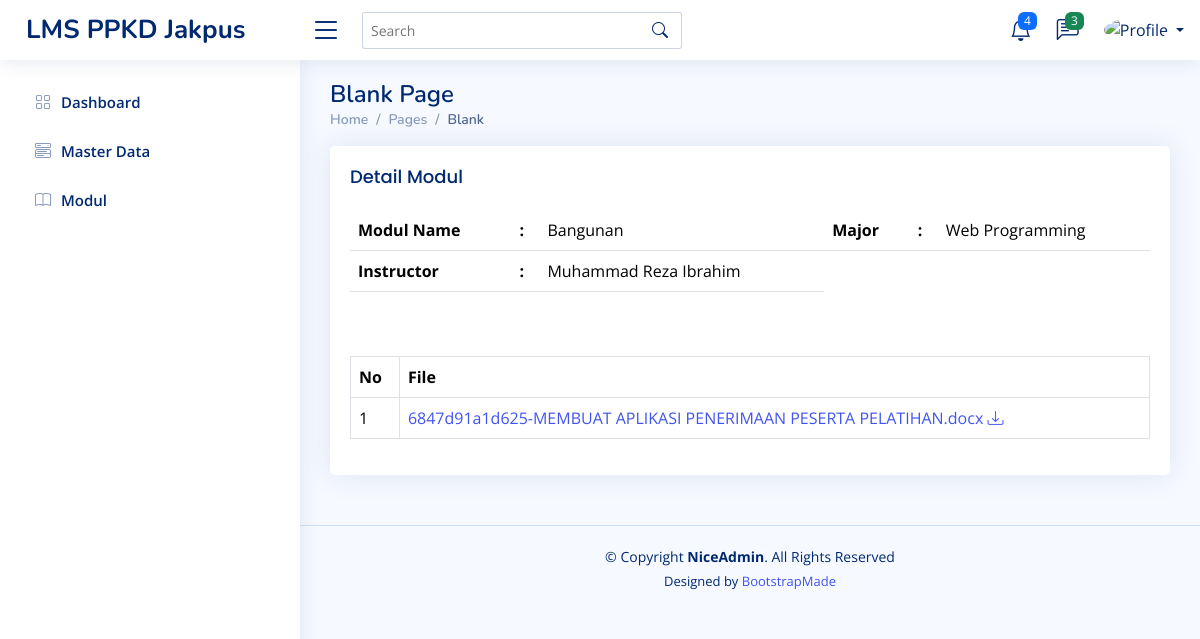
/home.php?page=tambah-modul&detail=6, run on the app's committed database.
### tables this page shows
CREATE TABLE `menus` (
  `id` int(11) NOT NULL,
  `parent_id` int(5) DEFAULT NULL,
  `name` varchar(50) NOT NULL,
  `icon` varchar(50) NOT NULL,
  `url` varchar(50) DEFAULT NULL,
  `urutan` int(5) DEFAULT NULL,
  `created_at` timestamp NOT NULL DEFAULT current_timestamp(),
  `updated_at` timestamp NULL DEFAULT NULL ON UPDATE current_timestamp()
);

CREATE TABLE `moduls` (
  `id` int(11) NOT NULL,
  `id_major` int(11) NOT NULL,
  `id_instructor` int(11) NOT NULL,
  `name` varchar(100) NOT NULL,
  `created_at` timestamp NOT NULL DEFAULT current_timestamp(),
  `updated_at` timestamp NULL DEFAULT NULL ON UPDATE current_timestamp()
);

CREATE TABLE `majors` (
  `id` int(11) NOT NULL,
  `name` varchar(50) NOT NULL,
  `created_at` timestamp NOT NULL DEFAULT current_timestamp() ON UPDATE current_timestamp(),
  `updated_at` timestamp NULL DEFAULT NULL ON UPDATE current_timestamp()
);

CREATE TABLE `instructors` (
  `id` int(11) NOT NULL,
  `id_role` int(11) NOT NULL,
  `name` varchar(50) NOT NULL,
  `gender` tinyint(1) NOT NULL,
  `education` varchar(30) NOT NULL,
  `phone` varchar(15) NOT NULL,
  `email` varchar(50) NOT NULL,
  `password` varchar(100) NOT NULL,
  `address` text NOT NULL,
  `created_at` timestamp NOT NULL DEFAULT current_timestamp(),
  `updated_at` timestamp NULL DEFAULT NULL ON UPDATE current_timestamp()
);

CREATE TABLE `moduls_details` (
  `id` int(11) NOT NULL,
  `id_modul` int(11) NOT NULL,
  `file` varchar(100) NOT NULL,
  `created_at` timestamp NOT NULL DEFAULT current_timestamp(),
  `updated_at` timestamp NULL DEFAULT NULL ON UPDATE current_timestamp()
);

### content/tambah-modul.php (the view, shortened to what this page needs)
<?php
$id_modul = isset($_GET['detail']) ? $_GET['detail'] : '';
$queryModul = mysqli_query($config, "SELECT majors.name as major_name,
instructors.name as instructor_name, moduls.*
FROM moduls
LEFT JOIN majors ON majors.id = moduls.id_major
LEFT JOIN instructors ON instructors.id = moduls.id_instructor WHERE moduls.id ='$id_modul'");
$rowModul   = mysqli_fetch_assoc($queryModul);
$queryDetailModul = mysqli_query($config, "SELECT * FROM moduls_details WHERE id_modul ='$id_modul'");
$rowDetailModuls  = mysqli_fetch_all($queryDetailModul, MYSQLI_ASSOC);
?>
<div class="row">
    <div class="col-sm-12">
        <div class="card">
            <div class="card-body">
                <h5 class="card-title"><?php echo isset($_GET['detail']) ? 'Detail' : 'Add' ?> Modul</h5>
                <?php if (isset($_GET['detail'])): ?>
                    <table class="table table-stripped">
                        <tr>
                            <th>Modul Name</th>
                            <th>:</th>
                            <td><?php echo $rowModul['name'] ?></td>
                            <th>Major</th>
                            <th>:</th>
                            <td><?php echo $rowModul['major_name'] ?></td>
                        </tr>
                        <tr>
                            <th>Instructor</th>
                            <th>:</th>
                            <td><?php echo $rowModul['instructor_name'] ?></td>
                        </tr>
                    </table>
                    <br>
                    <br>
                    <table class="table table-bordered">
                        <thead>
                            <tr>
                                <th>No</th>
                                <th>File</th>
                            </tr>
                        </thead>
                        <tbody>
                            <?php foreach ($rowDetailModuls as $index => $rowDetailModul): ?>
                                <tr>
                                    <td><?php echo $index += 1; ?></td>
                                    <td>
                                        <a target="_blank" href="?page=tambah-modul&download=<?php echo urlencode($rowDetailModul['file']) ?>">
                                            <?php echo $rowDetailModul['file'] ?> <i class="bi bi-download"></i>
                                        </a>
                                    </td>
                                </tr>
                            <?php endforeach ?>
                        </tbody>
                    </table>
                <?php endif ?>
            </div>
        </div>
    </div>
</div>

### inc/sidebar.php
<?php
$id_user = isset($_SESSION['ID_USER']) ? $_SESSION['ID_USER'] : '';
$queryMainMenu = mysqli_query(
    $config,
    "SELECT DISTINCT menus.* FROM menus
    JOIN menu_roles ON menus.id = menu_roles.id_menu
    JOIN user_roles ON user_roles.id_role = menu_roles.id_roles
    WHERE user_roles.id_user = '$id_user'
    AND parent_id = 0 OR parent_id = ''
    ORDER BY urutan ASC"
);
$rowMainMenu = mysqli_fetch_all($queryMainMenu, MYSQLI_ASSOC);
?>
<aside id="sidebar" class="sidebar">
    <ul class="sidebar-nav" id="sidebar-nav">
        <?php foreach ($rowMainMenu as $mainMenu): ?>
            <?php
            $id_menu = $mainMenu['id'];
            $querySubMenu = mysqli_query(
                $config,
                "SELECT DISTINCT menus.* FROM
                menus
                JOIN menu_roles ON menus.id = menu_roles.id_menu
                JOIN user_roles ON user_roles.id_role = menu_roles.id_roles
                WHERE user_roles.id_user = '$id_user' AND
                parent_id ='$id_menu' ORDER BY urutan ASC"
            );
            ?>
            <?php if (mysqli_num_rows($querySubMenu) > 0): ?>
                <li class="nav-item">
                    <a class="nav-link collapsed" data-bs-target="#menu-<?php echo $mainMenu['id'] ?>" data-bs-toggle="collapse" href="#">
                        <i class="<?php echo $mainMenu['icon'] ?>"></i><span><?php echo $mainMenu['name'] ?></span><i class="bi bi-chevron-down ms-auto"></i>
                    </a>
                    <ul id="menu-<?php echo $mainMenu['id'] ?>" class="nav-content collapse " data-bs-parent="#sidebar-nav">
                        <?php while ($rowSubMenu = mysqli_fetch_assoc($querySubMenu)): ?>
                            <li>
                                <a href="?page=<?php echo $rowSubMenu['url'] ?>">
                                    <i class="<?php echo $rowSubMenu['icon'] ?>"></i><span><?php echo $rowSubMenu['name'] ?></span>
                                </a>
                            </li>
                        <?php endwhile ?>
                    </ul>
                </li>
            <?php elseif (!empty($mainMenu['url'])): ?>
                <li class="nav-item">
                    <a class="nav-link collapsed" href="<?php echo $mainMenu['url'] ?>">
                        <i class="<?php echo $mainMenu['icon'] ?>"></i>
                        <span><?php echo $mainMenu['name'] ?></span>
                    </a>
                </li>
            <?php else: ?>
                <li class="nav-item">
                    <a class="nav-link collapsed" href="<?php echo $mainMenu['url'] ?>">
                        <i class="<?php echo $mainMenu['icon'] ?>"></i>
                        <span><?php echo $mainMenu['name'] ?></span>
                    </a>
                </li>
            <?php endif ?>
        <?php endforeach ?>
    </ul>
</aside>

### assets/css/style.css (style rules this page uses)
:root { scroll-behavior: smooth; }
body { font-family: "Open Sans", sans-serif; background: #f6f9ff; color: #444444; }
a { color: #4154f1; text-decoration: none; }
h1, h2, h3, h4, h5, h6 { font-family: "Nunito", sans-serif; }
.card { margin-bottom: 30px; border: none; border-radius: 5px; box-shadow: 0px 0 30px rgba(1, 41, 112, 0.1); }
.card-title { padding: 20px 0 15px 0; font-size: 18px; font-weight: 500; color: #012970; font-family: "Poppins", sans-serif; }
.card-body { padding: 0 20px 20px 20px; }
.sidebar { position: fixed; top: 60px; left: 0; bottom: 0; width: 300px; z-index: 996; transition: all 0.3s; padding: 20px; overflow-y: auto; scrollbar-width: thin; scrollbar-color: #aab7cf transparent; box-shadow: 0px 0px 20px rgba(1, 41, 112, 0.1); background-color: #fff; }
.sidebar-nav { padding: 0; margin: 0; list-style: none; }
.sidebar-nav li { padding: 0; margin: 0; list-style: none; }
.sidebar-nav .nav-item { margin-bottom: 5px; }
.sidebar-nav .nav-link { display: flex; align-items: center; font-size: 15px; font-weight: 600; color: #4154f1; transition: 0.3; background: #f6f9ff; padding: 10px 15px; border-radius: 4px; }
.sidebar-nav .nav-link i { font-size: 16px; margin-right: 10px; color: #4154f1; }
.sidebar-nav .nav-link.collapsed { color: #012970; background: #fff; }
.sidebar-nav .nav-link.collapsed i { color: #899bbd; }

### data on the page
menus: name "Dashboard"
menus: name "Master Data"
menus: name "Modul"
moduls: name "Bangunan", id_major.name "Web Programming", id_instructor.name "Muhammad Reza Ibrahim"
moduls_details: index "1", file "6847d91a1d625-MEMBUAT APLIKASI PENERIMAAN PESERTA PELATIHAN.docx"
